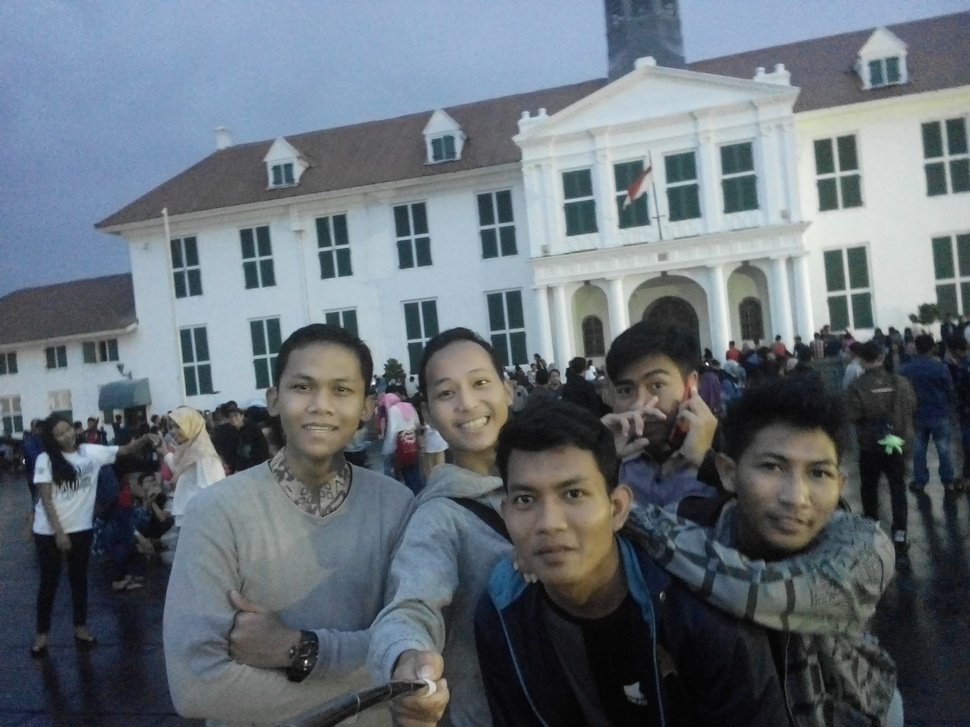
#> input picture contoh.jpg, 970 x 727 px, shrunk from 2560 x 1920 before the run, found by its file name
$ python Histogram.py
#> lines starting #> are read from the running program, lines starting #| are printed output that depends on the picture
import cv2

image = cv2.imread('H:\semester5\pcd\Tugas_UTS_pcd\contoh.jpg')
#> image is the input picture: shape (727, 970, 3); mean B, G, R 118.5, 110.6, 101.2
cv2.normalize(image, image, alpha=20, beta=200, norm_type=cv2.NORM_MINMAX)
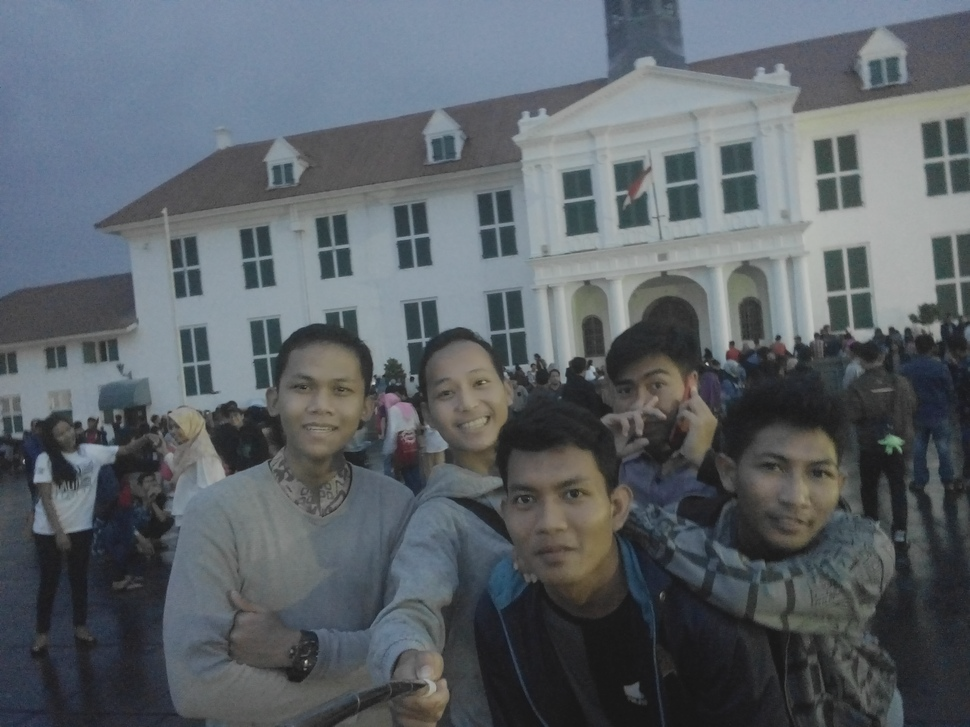
#> image: shape (727, 970, 3); mean B, G, R 103.6, 98, 91.4
cv2.imwrite('sufriadiHistogram.jpg', image)
